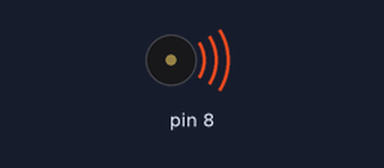
This sketch was run on a simulated Arduino Uno, built with avr-gcc and run on an emulated ATmega328P. On the bench: buzzer (waves = sounding).

Above: at 0.1 s.
At 1.1 s:
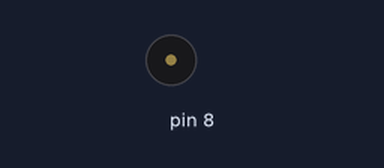
Timing chart, 0 to 2.6 s (numbered marks = the images above):
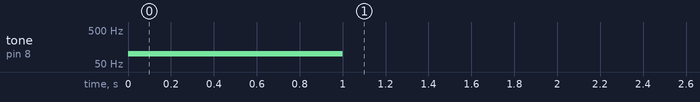

Measured:
- by itself, tone on pin 8: silent → 100 Hz at 0.00 s, → silent 1.0 s later

The sketch:

test_sketch.ino
```cpp
void setup() {
  // put your setup code here, to run once:
  tone(8, 100, 1000);
}

void loop() {
  // put your main code here, to run repeatedly:

}
```
